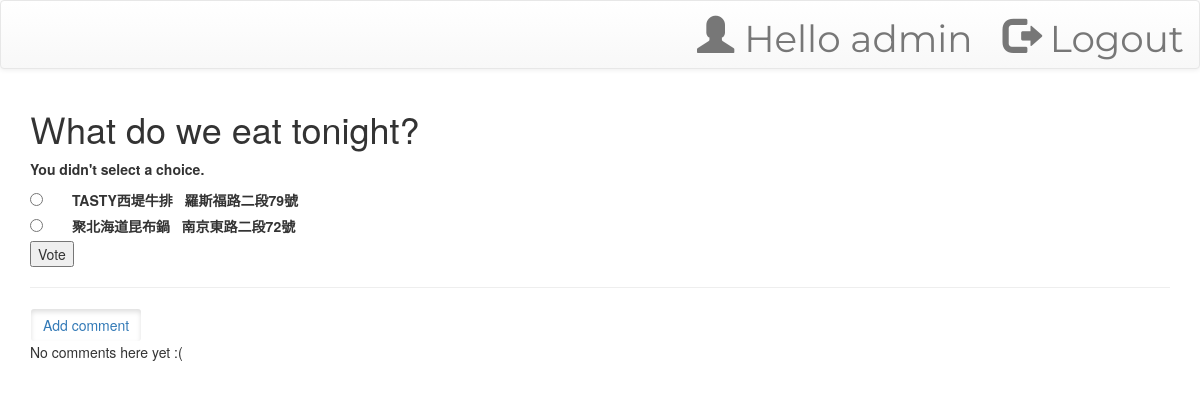
/polls/1/vote/ (signed in), run on the app's committed database.
### polls/models.py (models this page shows, shortened)
class Question(models.Model):
    question_text = models.CharField(max_length=200)
    pub_date = models.DateTimeField('date published')

class Choice(models.Model):
    question = models.ForeignKey(Question, on_delete=models.CASCADE)
    choice_text = models.CharField(max_length=200)
    votes = models.IntegerField(default=0)
    location= models.CharField(max_length=200,null=True,blank=True)

### polls/views.py (the view)
@login_required(login_url='/polls/login/')
def vote(request, question_id):
    question = get_object_or_404(Question, pk=question_id)
    try:
        selected_choice = question.choice_set.get(pk=request.POST['choice'])
    except (KeyError, Choice.DoesNotExist):
        return render(request, 'polls/details.html', {
            'question': question,
            'error_message': "You didn't select a choice.",
        })
    else:
        selected_choice.votes += 1
        selected_choice.save()
        return HttpResponseRedirect(reverse('polls:results', args=(question.id,)))

### polls/templates/polls/details.html (shortened to what this page needs)
{% extends "base.html" %}
{% load static %}
{% block content %}
<link rel="stylesheet" type="text/css" href="{% static 'polls/style.css' %}" />
<h1>{{ question.question_text }}</h1>
{% if error_message %}<p><strong>{{ error_message }}</strong></p>{% endif %}
<form action="{% url 'polls:vote' question.id %}" method="post">
{% for choice in question.choice_set.all %}
    <input type="radio" name="choice" id="choice{{ forloop.counter }}" value="{{ choice.id }}" />
    <label for="choice{{ forloop.counter }}">{{ choice.choice_text }}
    {% if choice.location %}
      &nbsp;&nbsp;{{choice.location}}
    {% endif %}
    </label><br/>
{% endfor %}
<input type="submit" value="Vote" /><br/>
</form>
<hr/>
<a href="{% url 'polls:post' question.id %}"  class="btn btn-outline-info active" role="button">Add comment</a>
{% for comment in all_comment_list %}
    <div class="comment">
        <div class="date">{{ comment.created_date }}</div>
        <strong>{{ comment.author }}</strong>
        <p>{{ comment.text|linebreaks }}</p>
    </div>
{% empty %}
    <p>No comments here yet :(</p>
{% endfor %}
{% endblock %}

### polls/templates/base.html (shortened to what this page needs)
<html>
<head>
    <link rel="stylesheet" href="//maxcdn.bootstrapcdn.com/bootstrap/3.2.0/css/bootstrap.min.css">
    <link rel="stylesheet" href="//maxcdn.bootstrapcdn.com/bootstrap/3.2.0/css/bootstrap-theme.min.css">
<head/>
<nav class="navbar navbar-default">
    <div class="container-fluid">
        <ul class="nav navbar-nav navbar-right">
            {% if request.user.is_authenticated %}
                <li><a href="#"><span class="glyphicon glyphicon-user"></span> Hello {{ request.user.username }}</a>
                </li>
                <li><a href="{% url "polls:logout" %}"><span class="glyphicon glyphicon-log-out"></span> Logout</a></li>
            {% else %}
                <li><a href="{% url "polls:login" %}"><span class="glyphicon glyphicon-log-in"></span> Login</a></li>
            {% endif %}
        </ul>
    </div>
</nav>
<div class="container">
    {% block content %}
    {% endblock %}
</div>
</html>

### polls/static/polls/style.css (style rules this page uses)
li a { color: yellow; font-family: 'Montserrat', sans-serif; font-size: 28pt; }
label { padding-left: 25px; }

### data on the page
Question: question_text "Ｗhat do we eat tonight?"
Choice: choice_text "TASTY西堤牛排", location "羅斯福路二段79號"
Choice: choice_text "聚北海道昆布鍋", location "南京東路二段72號"

### other printed values
{{ request.user.username }} "admin"
{{ error_message }} "You didn't select a choice."
